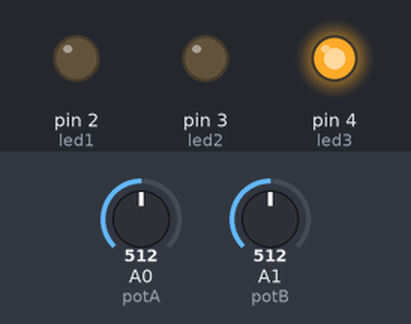
This sketch was run on a simulated Arduino Uno, built with avr-gcc and run on an emulated ATmega328P. Parts: output pins drawn as LEDs (lit = HIGH). Inputs (shaded band) come from the test bench; at power-on: A0 (potA) = 512, A1 (potB) = 512.

Above: at 1.2 s.
1.3 s: A0 (potA) set to 1004
2.8 s: A0 (potA) set to 1020
At 3.5 s:
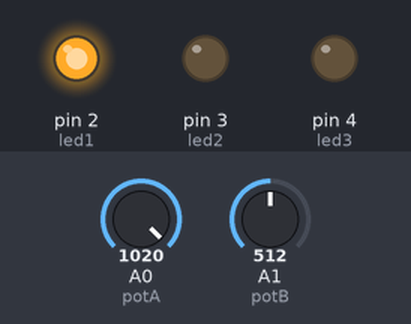
4.3 s: A0 (potA) set to 530
5.8 s: A0 (potA) set to 494
At 7.0 s:
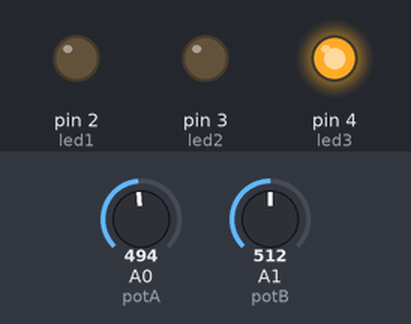
7.3 s: A0 (potA) set to 1023
At 8.2 s:
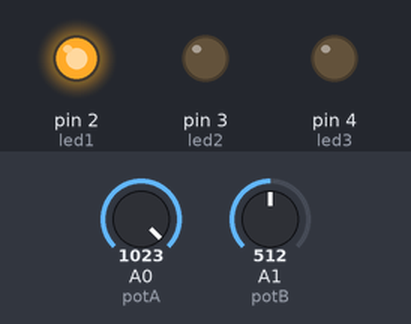
Timing chart, 0 to 9.8 s (numbered marks = the images above; inputs shaded):
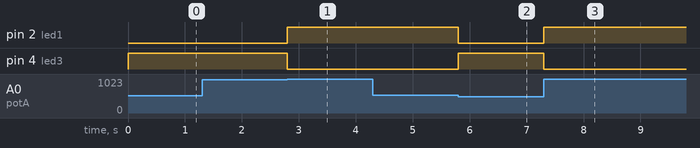

The sketch:

Practica_1_Compuerta_NOT.ino
```cpp
int led1 = 2;
int led2 = 3;
int led3 = 4;
int potA = A0;
int potB = A1;
int A;
int B;

void setup() {
  // put your setup code here, to run once:
  pinMode(led1, OUTPUT);
  pinMode(led2, OUTPUT);
  pinMode(led3, OUTPUT);
}

int entrada1 = 0;
int entrada2 = 0;

void loop() {
  // put your main code here, to run repeatedly:

  entrada1 = analogRead(potA) / 4;
  entrada2 = analogRead(potB) / 4;

  if (entrada1 >= 0 && entrada1 <= 127) {
    digitalWrite(led1, 0);
    A = 0;
  } else {
    if (entrada1 >= 128 && entrada1 >= 255) {
      digitalWrite(led1, 1);
      A = 1;
    }
  }

  // Compuerta NOT
  if (A == 0) {
    digitalWrite(led3, 1);
  } else {
    digitalWrite(led3, 0);
  }

}
```

Measured:
- the behaviour switches between 1019 and 1020 on A0 (potA) (found by bisection; images 0 and 1)
- the behaviour switches between 512 and 511 on A0 (potA) (found by bisection; images 1 and 2)
- after the input at 1.3 s, every drawn part: stays the same
- after the input at 2.8 s, pin 2 (led1): LOW → HIGH at once; pin 4 (led3): HIGH → LOW at once
- after the input at 4.3 s, every drawn part: stays the same
- after the input at 5.8 s, pin 2 (led1): HIGH → LOW at once; pin 4 (led3): LOW → HIGH at once
- after the input at 7.3 s, pin 2 (led1): LOW → HIGH at once; pin 4 (led3): HIGH → LOW at once
